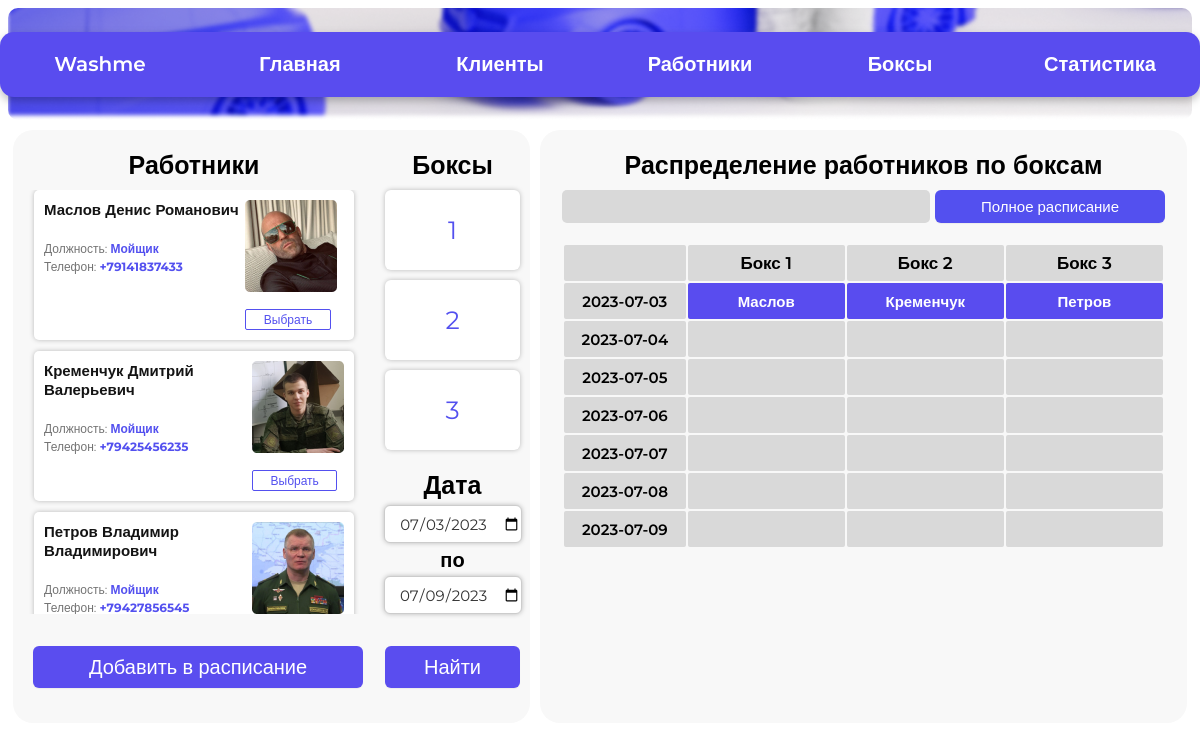
The page /workers on the database its author committed.
### tables this page shows
CREATE TABLE "worker" (
	"worker_id"	INTEGER NOT NULL,
	"worker_name"	VARCHAR(30) NOT NULL,
	"worker_phone"	VARCHAR(15) NOT NULL UNIQUE, worker_position VARCHAR(30),
	PRIMARY KEY("worker_id" AUTOINCREMENT)
);

### controllers/workers.py (the view)
@app.route('/workers', methods=['get'])
def workers():
    conn = get_db_connection()
    worker_id = ""
    box_id = ""
    btn = 0
    if 'first_date' in session and 'second_date' in session:
        first_date = session['first_date']
        second_date = session['second_date']
    else:
        first_date = datetime.today().strftime("%Y-%m-%d")
        second_date = (datetime.today() + timedelta(days=6)).strftime("%Y-%m-%d")
        session['first_date'] = first_date
        session['second_date'] = second_date
    if request.values.get('btn'):
        btn = int(request.values.get('btn'))
        session['btn'] = btn
    if request.values.get('worker_id'):
        worker_id = int(request.values.get('worker_id'))
        session['worker_id'] = worker_id
    if request.values.get('box_id'):
        box_id = int(request.values.get('box_id'))
        session['box_id'] = box_id
    if request.values.get('first_date'):
        first_date = request.values.get('first_date')
        session['first_date'] = first_date
    if request.values.get('second_date'):
        second_date = request.values.get('second_date')
        session['second_date'] = second_date
    if request.values.get('btn') == '3':
        session['worker_id'] = ""
        session['box_id'] = ""
    if request.values.get('btn') == '2':
        session['box_id'] = ""
    df_workers = get_workers(conn)
    df_worker_name = get_worker_name(conn, worker_id)
    df_days = get_dates(conn, session['first_date'], session['second_date'])
    if request.values.get('worker_id') and request.values.get('box_id') and int(request.values.get('btn')) == 1:
        df_set_box_worker = set_box_worker(conn, first_date, second_date, worker_id, box_id)
    df_worker_plan = get_worker_plan(conn, worker_id, first_date, second_date)
    df_box_1_plan = get_box_1_plan(conn, first_date, second_date)
    df_box_2_plan = get_box_2_plan(conn, first_date, second_date)
    df_box_3_plan = get_box_3_plan(conn, first_date, second_date)
    html = render_template(
    'workers.html',
    workers_list = df_workers,
    worker_id = session.get('worker_id'),
    box_id = session.get('box_id'),
    first_date = session.get('first_date'),
    second_date = session.get('second_date'),
    btn = session.get('btn'),
    worker_name = df_worker_name,
    days = df_days,
    worker_plan = df_worker_plan,
    box_1_plan = df_box_1_plan,
    box_2_plan = df_box_2_plan,
    box_3_plan = df_box_3_plan,
    len = len
    )
    return html

### models/workers_model.py (called while the page is built)
def get_workers(conn):
    return pandas.read_sql('''
    SELECT *
    FROM worker
    ''', conn)

def get_worker_name(conn, worker_id):
    return pandas.read_sql('''
    SELECT *
    FROM worker
    WHERE worker_id = :b_worker_id
    ''', conn, params={"b_worker_id": worker_id})

def get_dates(conn, first_date, second_date):
    return pandas.read_sql('''
    WITH RECURSIVE date_range(dt) AS (
    SELECT date(:b_first_date)
    UNION ALL
    SELECT date(dt, '+1 day')
    FROM date_range
    WHERE dt < date(:b_second_date)
    )
    SELECT dt FROM date_range;
    ''', conn, params={"b_first_date": first_date, "b_second_date": second_date})

def get_worker_plan(conn, worker_id, first_date, second_date):
    return pandas.read_sql('''
    SELECT *
    FROM box_worker
    WHERE worker_id = :b_worker_id AND ((work_date BETWEEN :b_first_date AND :b_second_date) OR
                       work_date = :b_first_date)
    ''', conn, params={"b_worker_id": worker_id, "b_first_date": first_date, "b_second_date": second_date})

def get_box_1_plan(conn, first_date, second_date):
    return pandas.read_sql('''
    SELECT *, SUBSTR(worker_name, 1, INSTR(worker_name, ' ') - 1) AS worker_name_short
    FROM box_worker JOIN worker USING (worker_id)
    WHERE box_id = 1 AND (work_date BETWEEN :b_first_date and :b_second_date or work_date = :b_first_date)
    ORDER BY work_date
    ''', conn, params={"b_first_date": first_date, "b_second_date": second_date})

def get_box_2_plan(conn, first_date, second_date):
    return pandas.read_sql('''
    SELECT *, SUBSTR(worker_name, 1, INSTR(worker_name, ' ') - 1) AS worker_name_short
    FROM box_worker JOIN worker USING (worker_id)
    WHERE box_id = 2 AND (work_date BETWEEN :b_first_date and :b_second_date or work_date = :b_first_date)
    ORDER BY work_date
    ''', conn, params={"b_first_date": first_date, "b_second_date": second_date})

def get_box_3_plan(conn, first_date, second_date):
    return pandas.read_sql('''
    SELECT *, SUBSTR(worker_name, 1, INSTR(worker_name, ' ') - 1) AS worker_name_short
    FROM box_worker JOIN worker USING (worker_id)
    WHERE box_id = 3 AND (work_date BETWEEN :b_first_date and :b_second_date or work_date = :b_first_date)
    ORDER BY work_date
    ''', conn, params={"b_first_date": first_date, "b_second_date": second_date})

### utils.py (called while the page is built)
def get_db_connection():
    return sqlite3.connect('moyka.db')

### templates/workers.html (shortened to what this page needs)
<!DOCTYPE HTML>
<html>
<head>
    <link rel="stylesheet" type="text/css" href="/static/css/workers.css" />
    {% macro render_table() %}
    <table>
        <tr>
            <td></td>
            <th>Бокс 1</th>
            <th>Бокс 2</th>
            <th>Бокс 3</th>
        </tr>
        {% for i in range(len(days)) %}
            <tr>
                <td class="time">
                    {{ days.loc[i, "dt"]}}
                </td>
                {% if (btn == 1 or btn == 2) and worker_id != "" %}
                    {% if worker_plan.loc[i, "work_date"] in days["dt"].tolist() and worker_plan.loc[i, "box_id"] == 1%}
                        <td class="slot_free">
                        </td>
                    {% else %}
                        <td class="slot_busy">
                        </td>
                    {% endif %}
                    {% if worker_plan.loc[i, "work_date"] in days["dt"].tolist() and worker_plan.loc[i, "box_id"] == 2%}
                        <td class="slot_free">
                        </td>
                    {% else %}
                        <td class="slot_busy">
                        </td>
                    {% endif %}
                    {% if worker_plan.loc[i, "work_date"] in days["dt"].tolist() and worker_plan.loc[i, "box_id"] == 3 %}
                        <td class="slot_free">
                        </td>
                    {% else %}
                        <td class="slot_busy">
                        </td>
                    {% endif %}
                {% else %}
                    {% if days.loc[i, "dt"] in box_1_plan["work_date"].tolist()  %}
                        {% set date_index = box_1_plan["work_date"].tolist().index(days.loc[i, "dt"]) %}
                        <td class="slot_free">
                            {{ box_1_plan.loc[date_index, "worker_name_short"] }}
                        </td>
                    {% else %}
                        <td class="slot_busy">
                        </td>
                    {% endif %}
                    {% if days.loc[i, "dt"] in box_2_plan["work_date"].tolist()  %}
                        {% set date_index = box_2_plan["work_date"].tolist().index(days.loc[i, "dt"]) %}
                        <td class="slot_free">
                            {{ box_2_plan.loc[date_index, "worker_name_short"] }}
                        </td>
                    {% else %}
                        <td class="slot_busy">
                        </td>
                    {% endif %}
                    {% if days.loc[i, "dt"] in box_3_plan["work_date"].tolist()  %}
                        {% set date_index = box_3_plan["work_date"].tolist().index(days.loc[i, "dt"]) %}
                        <td class="slot_free">
                            {{ box_3_plan.loc[date_index, "worker_name_short"] }}
                        </td>
                    {% else %}
                        <td class="slot_busy">
                        </td>
                    {% endif %}
                {% endif %}
            </tr>
        {% endfor %}
    </table>
{% endmacro %}
</head>
<body>
    <header>
        <nav>
            <ul class="nav-block">
                <li class="nav-item"><a href="/">Washme</a></li>
                <li class="nav-item" {% if request.path == '/' %} id="active" {% endif %}><a href="/">Главная</a></li>
                <li class="nav-item"><a href="#">Клиенты</a></li>
                <li class="nav-item"><a href="#">Работники</a></li>
                <li class="nav-item"><a href="#">Боксы</a></li>
                <li class="nav-item"><a href="#">Статистика</a></li>
            </ul>
        </nav>
    </header>
    <div class="main">
        <div class = main_part>
            <form action="/workers" method="get">
                <div class="manage_center">
                    <div class="manage_tab">
                        <div class="workers_container">
                            <h3>Работники</h3>
                            <div class="workers_list">
                                {% for i in range(len(workers_list)) %}
                                <div class="worker_card">
                                    <div class="worker_image">
                                        <img src="/static/images/img_{{ i+1 }}.png" alt="Фотография работника">
                                        <div class="btn_choose">
                                            <label for="worker_{{ i+1 }}">Выбрать</label>
                                        </div>
                                    </div>
                                    <div class="worker_info">
                                        <div class="worker_name">
                                            {{ workers_list.loc[i, "worker_name"] }}
                                        </div>
                                        <div class="worker_desc_container">
                                            Должность: <span class="worker_desc">{{ workers_list.loc[i, "worker_position"] }}</span>
                                        </div>
                                        <div class="worker_desc_container">
                                            Телефон: <span class="worker_desc">{{ workers_list.loc[i, "worker_phone"] }}</span>
                                        </div>
                                    </div>
                                </div>
                                {% endfor %}
                            </div>
                        </div>
                        <div class="boxes">
                            <h3>Боксы</h3>
                            <div class="radio_button_group">
                                {% for i in range(3) %}
                                <div class="radio_button">
                                        <label class="custom-radio-button" for="box{{ i+1 }}"><span>{{ i+1 }}</span></label><br>
                                </div>
                                {% endfor %}
                            </div>
                        </div>
                        <div class="date">
                            <h3>Дата</h3>
                            <div class="first_date">
                                <input type="date" name="first_date" value="{{ first_date }}">
                            </div>
                            <p>по</p>
                            <div class="second_date">
                                <input type="date" name="second_date" value="{{ second_date }}">
                            </div>
                        </div>
                        <div class="btn_container">
                            <button class="btn" id="btn_add" name="btn" value="1">Добавить в расписание</button>
                            <button class="btn" id="btn_search" name="btn"value="2">Найти</button>
                        </div>
                    </div>
                </div>
            </form>
        </div>
        <div class = main_part>
            <h3>Распределение работников по боксам</h3>
            <div class="two_btn">
                {% if worker_id is not none and worker_id != "" %}
                    <div class="worker_plan" id="checked">{{ worker_name["worker_name"][0] }}</div>
                {% else %}
                    <div class="worker_plan"></div>
                {% endif %}
                <form action="/workers" method="get">
                {% if btn == 1 or btn == 2 and worker_id != "" and worker_id is not none %}
                    <button class="btn" id="all_plan" name="btn" value="3">Полное расписание</button>
                {% else %}
                    <button class="btn" id="all_plan_active" name="btn" value="3">Полное расписание</button>
                {% endif %}
                </form>
            </div>
            <div class="table_plan">
                {{ render_table() }}
            </div>
        </div>
    </div>
</body>
</html>

### templates/workers.html (style rules this page uses)
header { background-image: url(static/images/nav-back.jpg); background-repeat: no-repeat; background-size: cover; }

### rows shown on the page
worker: worker_name "Маслов Денис Романович", worker_position "Мойщик", worker_phone "+79141837433"
worker: worker_name "Кременчук Дмитрий Валерьевич", worker_position "Мойщик", worker_phone "+79425456235"
worker: worker_name "Петров Владимир Владимирович", worker_position "Мойщик", worker_phone "+79427856545"

### other values the page prints
{{ i+1 }} "1" "2" "3"
{{ days.loc[i, "dt"] }} "2023-07-03" "2023-07-04" "2023-07-05" "2023-07-06" "2023-07-07" "2023-07-08" "2023-07-09"
{{ box_1_plan.loc[date_index, "worker_name_short"] }} "Маслов"
{{ box_2_plan.loc[date_index, "worker_name_short"] }} "Кременчук"
{{ box_3_plan.loc[date_index, "worker_name_short"] }} "Петров"
